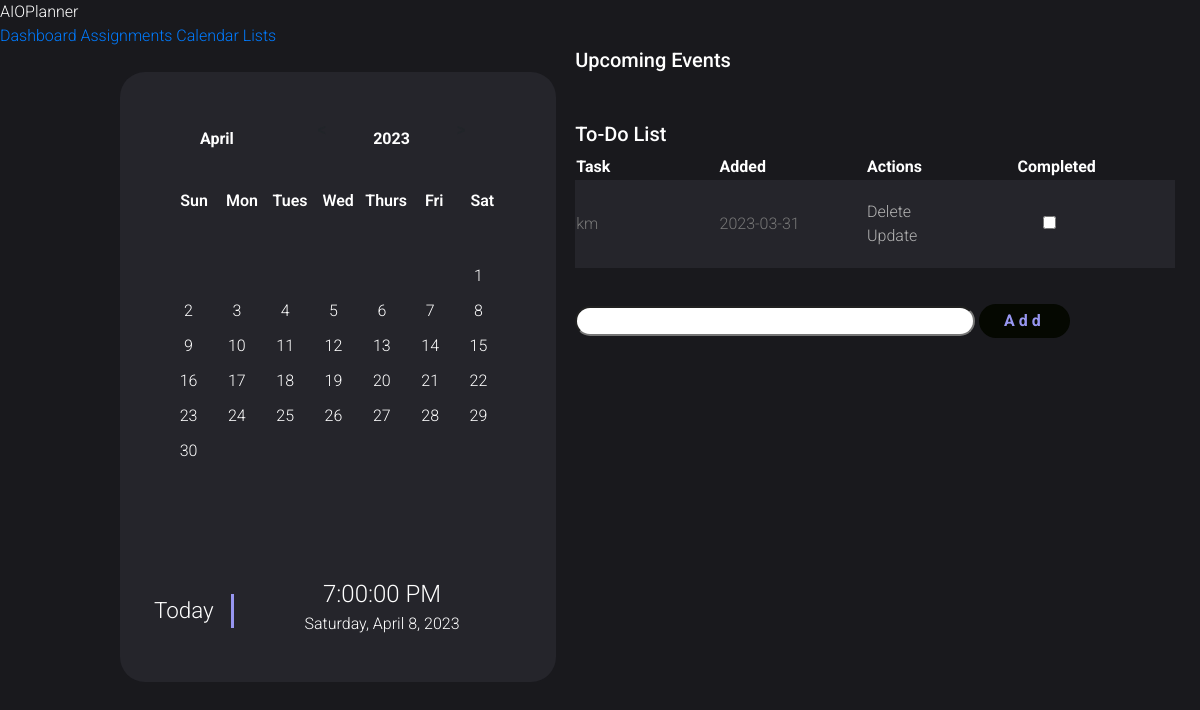
Before: / with the older database file.
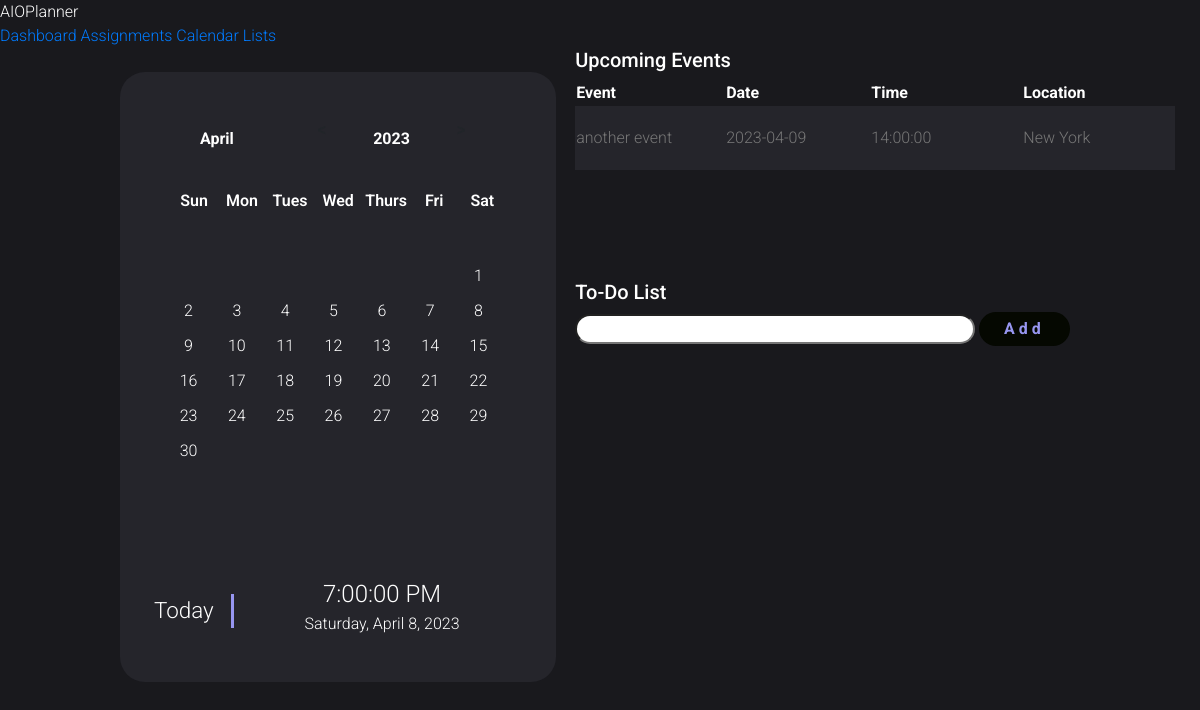
After: the same page with the newer database file.
### src/Models/models.py (models this page shows, shortened)
class Todo(db.Model):
    id = db.Column(db.Integer, primary_key = True)
    content = db.Column(db.String(200), nullable = False)
    completed = db.Column(db.Integer, default = 0)
    date_created = db.Column(db.DateTime, default = datetime.utcnow)
    list_id = db.Column(db.Integer, db.ForeignKey('list.id'))

class Event(db.Model):
    id = db.Column(db.Integer, primary_key = True)
    title = db.Column(db.String(200), nullable = False)
    completed = db.Column(db.Integer, default = 0)
    date_created = db.Column(db.DateTime, default = datetime.utcnow)
    dateTime_of_event = db.Column(db.DateTime, default = datetime.utcnow)
    location_of_event = db.Column(db.String(200), nullable = False)
    endTime_of_event = db.Column(db.String(200), nullable = False)

### app.py (the view)
    @app.route('/', methods = ['POST', 'GET'])
    def index():
        if request.method == "POST":
            task_content = request.form['content']
            new_Task = Todo(content=task_content)
            try:
                db.session.add(new_Task)
                db.session.commit()
                return redirect('/')
            except:
                return "There was an issue adding your task"
        else:
            tasks = Todo.query.order_by(desc(Todo.date_created)).all()
            events = Event.query.order_by(Event.dateTime_of_event).all()
            return render_template("dashboard.html", tasks=tasks, Events = events)

### templates/dashboard.html (shortened to what this page needs)
{% extends "base.html" %}
{% block body %}
<div class="page-content">
    <div class = "containerCali" id = "child">
        <div class="calendar">
            <div class = "calendar-header">
                <span class = "month-picker" id = "month-picker"> April </span>
                    <span class = "year-change" id = "pre-year">
                        <pre><</pre>
                    </span>
                    <span id = "year"> 2023 </span>
                    <span class = "year-change" id = "next-year">
                        <pre>></pre>
                    </span>
            </div>
            <div class = "calendar-body">
                <div class = "calendar-week-days">
                    <div>Sun</div>
                    <div>Mon</div>
                    <div>Tues</div>
                    <div>Wed</div>
                    <div>Thurs</div>
                    <div>Fri</div>
                    <div>Sat</div>
                </div>
                <div class = "calendar-days">
                </div>
            </div>
            <div class = "calendar-footer">
            </div>
            <div class = "date-time-formate">
                <div class = "day-text-formate">Today</div>
                <div class = "date-time-value">
                    <div class = "time-formate">02:51:20</div>
                    <div class = "date-formate">23 - july - 2022</div>
                </div>
            </div>
        </div>
    </div>
    <div class = "eventsAndTasks" id = "child">
        <div class = "upcomingEvents" id = "childElement">
            <h1 style = "color:white; font-size: 20px;">Upcoming Events</h1>
            {% if Events%}
            <table class = "custom-table">
                <thead>
                    <tr scope = "row" >
                        <th scope = "col">Event</th>
                        <th scope = "col">Date</th>
                        <th scope = "col">Time</th>
                        <th scope = "col">Location</th>
                    </tr>
                </thead>
                <tbody>
                    {% for event in Events%}
                    <tr scope = "row">
                        <td>{{event.title}}</td>
                        <td>{{event.dateTime_of_event.date()}}</td>
                        <td>{{event.dateTime_of_event.time()}}</td>
                        <td>{{event.location_of_event}}</td>
                    </tr>
                    {% endfor %}
                </tbody>
            </table>
            {% endif %}
        </div>
        <div class = "to-do_tile" id = "childElement">
                <h1 class = "To-do_title" style="color:white; font-size: 20px;">To-Do List</h1>
                {% if tasks%}
                <table class="custom-table">
                    <thead>
                        <tr scope="row">
                            <th scope="col">Task</th>
                            <th scope="col">Added</th>
                            <th scope="col">Actions</th>
                            <th scope="col">Completed</th>
                        </tr>
                    </thead>
                    {% for task in tasks %}
                    {% if not task.list_id %}
                    <tbody>
                        <tr scope="row">
                            <td>{{ task.content }}</td>
                            <td>{{ task.date_created.date() }}</td>
                            <td>
                                <a href="/delete/{{task.id}}">Delete</a>
                                <br>
                                <a href="/update/{{task.id}}">Update</a>
                            </td>
                            <td>
                                <form action = "/checkbox/{{task.id}}", method = "POST" >
                                    {% if task.completed == true%}
                                    <tab></tab>
                                    <input type = "checkbox" name = "Check" class = "Check" onChange="this.form.submit()" checked>
                                    {%- elif task.completed == false -%}
                                    <input type = "checkbox" name = "Check" class = "Check" onChange="this.form.submit()">
                                    {%- endif %}
                                </form>
                            </td>
                        </tr>
                    </tbody>
                    {%endif%}
                    {% endfor %}
                </table>
                {% endif %}
                <form action = "/" method = "POST">
                    <input type="text"  name="content" id = "content" class = "to-do_content">
                    <button class = "button1">Add</button>
                </form>
            </div>
    </div>
</div>
{% endblock %}

### templates/base.html (shortened to what this page needs)
<!DOCTYPE html>
<html lang="en">
<head>
    <link rel = "stylesheet" href = "{{ url_for('static', filename='css/main.css') }}">
    <link href="../static/css/main.css" rel="stylesheet" />
    <link rel="stylesheet" href="../static/css-table-18/fonts/icomoon/style.css">
    <link rel="stylesheet" href="../static/css-table-18/css/owl.carousel.min.css">
    <link rel="stylesheet" href="../static/css-table-18/css/bootstrap.min.css">
    <link rel="stylesheet" href="../static/css-table-18/css/style.css">
    <link rel="stylesheet" href="https://code.getmdl.io/1.3.0/material.indigo-pink.min.css">
</head>
<body>
    <div class="demo-layout-transparent mdl-layout mdl-layout mdl-js-layout">
        <header class="mdl-layout__header mdl-layout__header--transparent">
          <div class="mdl-layout__header-row">
            <span class="mdl-layout-title">
                <a class = "Logo" href="/">AIOPlanner</a>
            </span>
          </div>
        </header>
        <div class="mdl-layout__drawer">
          <nav class="mdl-navigation">
            <a class="mdl-navigation__link" href="/">Dashboard</a>
            <a class="mdl-navigation__link" href="/assignments">Assignments</a>
            <a class="mdl-navigation__link" href="/calendar">Calendar</a>
            <a class="mdl-navigation__link" href="/Lists">Lists</a>
          </nav>
        </div>
        <main class="mdl-layout__content">
            {% block body %}{% endblock %}
        </main>
    </div>
</body>
</html>

### static/css/main.css (style rules this page uses)
body { animation: fadeInAnimation ease 1.3s; animation-iteration-count: 1; animation-fill-mode: forwards; }
.containerCali { width: max-content; height: max-content; position: relative; display: flex; padding: 2% 0px 0px 0px; justify-content: center; top: 10%; right: 0%; height: 100%; }
.calendar { height: 610px; width: max-content; background-color: #25252b; border-radius: 25px; overflow: hidden; padding: 30px 50px 0px 50px; box-shadow: var(--shadow); color: white; }
.calendar-header { background: #25252b; display: flex; justify-content: space-between; align-items: center; font-weight: 700; color: white; padding: 20px; }
.calendar-body { pad: 10px; }
.calendar-week-days { display: grid; grid-template-columns: repeat(7,1fr); font-weight: 600; color: white; }
.calendar-week-days div { display: grid; place-items: center; color: var(--bg-secondary); height: 50px; }
.calendar-days { display: grid; grid-template-columns: repeat(7,1fr); gap: 2px; color: var(--color-txt); }
.month-picker { padding: 5px 10px; border-radius: 10px; cursor: pointer; }
.year-change { height: 30px; width: 30px; border-radius: 50%; display: grid; place-items: center; margin: 0px 10px; cursor: pointer; color: white; }
.calendar-footer { padding: 10px; display: flex; justify-content: flex-end; align-items: center; }
.date-time-formate { width: max-content; height: max-content; position: relative; display: inline; top: 140px; justify-content: center; }
.day-text-formate { font-size: 1.4rem; padding-right: 5%; border-right: 3px solid #9796f0; position: absolute; left: -1rem; }
.date-time-value { display: block; height: max-content; width: max-content; position: relative; left: 40%; top: -18px; text-align: center; }
.time-formate { font-size: 1.5rem; }
.button1 { padding: 5px 25px; background-color: #050801; color: #9796f0; font-weight: bold; border: none; border-radius: 25px; letter-spacing: 4px; overflow: hidden; transition: 0.5s; cursor: pointer; }
.to-do_content { width: 400px; border-radius: 25px; }

### static/css-table-18/css/style.css (style rules this page uses)
body { font-family: "Roboto", -apple-system, BlinkMacSystemFont, "Segoe UI", Roboto, "Helvetica Neue", Arial, "Noto Sans", sans-serif, "Apple Color Emoji", "Segoe UI Emoji", "Segoe UI Symbol", "Noto Color Emoji"; background-color: #19191d; font-weight: 300; }
h1, h2, h3, h4, h5, h6, .h1, .h2, .h3, .h4, .h5, .h6 { font-family: "Roboto", -apple-system, BlinkMacSystemFont, "Segoe UI", Roboto, "Helvetica Neue", Arial, "Noto Sans", sans-serif, "Apple Color Emoji", "Segoe UI Emoji", "Segoe UI Symbol", "Noto Color Emoji"; }
a { -webkit-transition: .3s all ease; -o-transition: .3s all ease; transition: .3s all ease; }
a, a:hover { text-decoration: none !important; }
.custom-table { min-width: 600px; display: block; height: 150px; width: 500px; overflow-y: auto; }
.custom-table thead tr, .custom-table thead th { width: 200px; border-top: none; border-bottom: none !important; color: #fff; }
.custom-table tbody th, .custom-table tbody td { width: 200px; color: #777; font-weight: 400; padding-bottom: 20px; padding-top: 20px; font-weight: 300; }
.custom-table tbody tr:not(.spacer) { border-radius: 7px; overflow: hidden; -webkit-transition: .3s all ease; -o-transition: .3s all ease; transition: .3s all ease; }
.custom-table tbody tr th, .custom-table tbody tr td { background: #25252b; border: none; -webkit-transition: .3s all ease; -o-transition: .3s all ease; transition: .3s all ease; }
.custom-table tbody tr th:first-child, .custom-table tbody tr td:first-child { border-top-left-radius: 0px; border-bottom-left-radius: 0px; }
.custom-table tbody tr th:last-child, .custom-table tbody tr td:last-child { border-top-right-radius: 0px; border-bottom-right-radius: 0px; }
.To-do_title { font-size: 15px; margin-top: 50px; }
.Logo { color: #fff; }
#child { display: inline-block; position: relative; left: 10%; vertical-align:top; }
#childElement { position: relative; padding: 0px 0px 0px 15px; }

Changed rows visible on the page:
removed Todo: content "km", date_created "2023-03-31"
added Event: title "another event", dateTime_of_event "2023-04-09", dateTime_of_event.time "14:00:00", location_of_event "New York"
Other visible differences:
text no longer shown: "Task Added Actions Completed"
text now shown: "Event Date Time Location"
